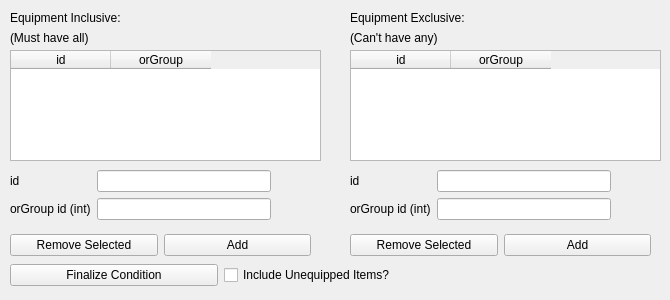
        <widget class="QWidget" name="tab_9">
         <attribute name="title">
          <string>Equipment</string>
         </attribute>
         <widget class="QTableWidget" name="tb_eq_inc">
          <property name="geometry">
           <rect>
            <x>10</x>
            <y>50</y>
            <width>311</width>
            <height>111</height>
           </rect>
          </property>
          <property name="selectionBehavior">
           <enum>QAbstractItemView::SelectRows</enum>
          </property>
          <column>
           <property name="text">
            <string>id</string>
           </property>
          </column>
          <column>
           <property name="text">
            <string>orGroup</string>
           </property>
          </column>
         </widget>
         <widget class="QTableWidget" name="tb_eq_exc">
          <property name="geometry">
           <rect>
            <x>350</x>
            <y>50</y>
            <width>311</width>
            <height>111</height>
           </rect>
          </property>
          <property name="selectionBehavior">
           <enum>QAbstractItemView::SelectRows</enum>
          </property>
          <column>
           <property name="text">
            <string>id</string>
           </property>
          </column>
          <column>
           <property name="text">
            <string>orGroup</string>
           </property>
          </column>
         </widget>
         <widget class="QLabel" name="label_9">
          <property name="geometry">
           <rect>
            <x>10</x>
            <y>10</y>
            <width>111</width>
            <height>16</height>
           </rect>
          </property>
          <property name="text">
           <string>Equipment Inclusive:</string>
          </property>
         </widget>
         <widget class="QLabel" name="label_17">
          <property name="geometry">
           <rect>
            <x>350</x>
            <y>10</y>
            <width>131</width>
            <height>16</height>
           </rect>
          </property>
          <property name="text">
           <string>Equipment Exclusive:</string>
          </property>
         </widget>
         <widget class="QLabel" name="label_20">
          <property name="geometry">
           <rect>
            <x>10</x>
            <y>30</y>
            <width>111</width>
            <height>16</height>
           </rect>
          </property>
          <property name="text">
           <string>(Must have all)</string>
          </property>
         </widget>
         <widget class="QLabel" name="label_21">
          <property name="geometry">
           <rect>
            <x>350</x>
            <y>30</y>
            <width>101</width>
            <height>16</height>
           </rect>
          </property>
          <property name="text">
           <string>(Can't have any)</string>
          </property>
         </widget>
         <widget class="QWidget" name="gridLayoutWidget_7">
          <property name="geometry">
           <rect>
            <x>10</x>
            <y>260</y>
            <width>421</width>
            <height>31</height>
           </rect>
          </property>
          <layout class="QGridLayout" name="gridLayout_4">
           <item row="0" column="2">
            <widget class="QCheckBox" name="cb_eq_uneq">
             <property name="text">
              <string>Include Unequipped Items?</string>
             </property>
            </widget>
           </item>
           <item row="0" column="1">
            <widget class="QPushButton" name="pb_finalize_cc_eq">
             <property name="text">
              <string>Finalize Condition</string>
             </property>
            </widget>
           </item>
          </layout>
         </widget>
         <widget class="QWidget" name="horizontalLayoutWidget_23">
          <property name="geometry">
           <rect>
            <x>10</x>
            <y>230</y>
            <width>301</width>
            <height>31</height>
           </rect>
          </property>
          <layout class="QHBoxLayout" name="grid_addremove_25">
           <item>
            <widget class="QPushButton" name="pb_rem_eqi">
             <property name="text">
              <string>Remove Selected</string>
             </property>
            </widget>
           </item>
           <item>
            <widget class="QPushButton" name="pb_add_eqi">
             <property name="text">
              <string>Add</string>
             </property>
            </widget>
           </item>
          </layout>
         </widget>
         <widget class="QWidget" name="horizontalLayoutWidget_24">
          <property name="geometry">
           <rect>
            <x>350</x>
            <y>230</y>
            <width>301</width>
            <height>31</height>
           </rect>
          </property>
          <layout class="QHBoxLayout" name="grid_addremove_26">
           <item>
            <widget class="QPushButton" name="pb_rem_eqe">
             <property name="text">
              <string>Remove Selected</string>
             </property>
            </widget>
           </item>
           <item>
            <widget class="QPushButton" name="pb_add_eqe">
             <property name="text">
              <string>Add</string>
             </property>
            </widget>
           </item>
          </layout>
         </widget>
         <widget class="QWidget" name="gridLayoutWidget_11">
          <property name="geometry">
           <rect>
            <x>10</x>
            <y>170</y>
            <width>261</width>
            <height>52</height>
           </rect>
          </property>
          <layout class="QGridLayout" name="gridLayout_19">
           <item row="0" column="1">
            <widget class="QLineEdit" name="fld_eqi"/>
           </item>
           <item row="1" column="1">
            <widget class="QLineEdit" name="fld_equi_org"/>
           </item>
           <item row="0" column="0">
            <widget class="QLabel" name="label_22">
             <property name="text">
              <string>id</string>
             </property>
            </widget>
           </item>
           <item row="1" column="0">
            <widget class="QLabel" name="label_23">
             <property name="text">
              <string>orGroup id (int)</string>
             </property>
            </widget>
           </item>
          </layout>
         </widget>
         <widget class="QWidget" name="gridLayoutWidget_12">
          <property name="geometry">
           <rect>
            <x>350</x>
            <y>170</y>
            <width>261</width>
            <height>52</height>
           </rect>
          </property>
          <layout class="QGridLayout" name="gridLayout_20">
           <item row="0" column="1">
            <widget class="QLineEdit" name="fld_eqi_2"/>
           </item>
           <item row="1" column="1">
            <widget class="QLineEdit" name="fld_eqe_org"/>
           </item>
           <item row="0" column="0">
            <widget class="QLabel" name="label_73">
             <property name="text">
              <string>id</string>
             </property>
            </widget>
           </item>
           <item row="1" column="0">
            <widget class="QLabel" name="label_74">
             <property name="text">
              <string>orGroup id (int)</string>
             </property>
            </widget>
           </item>
          </layout>
         </widget>
        </widget>
